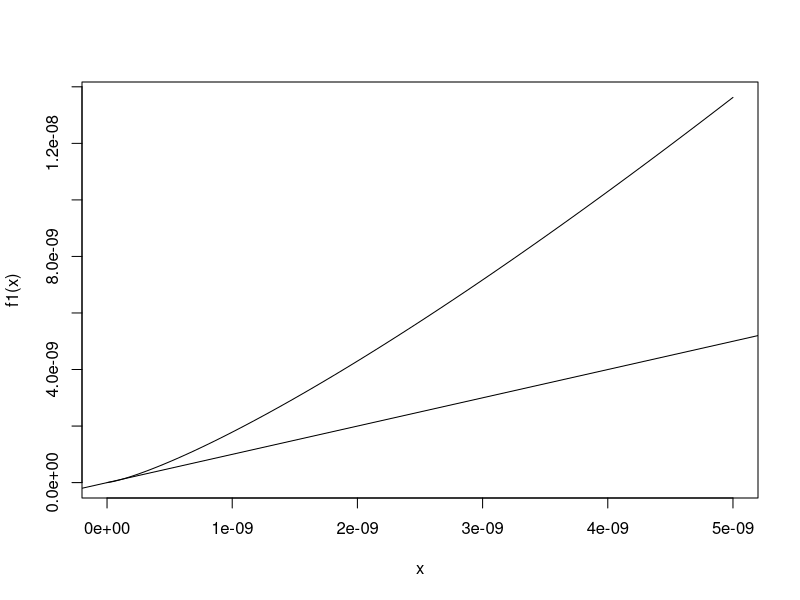
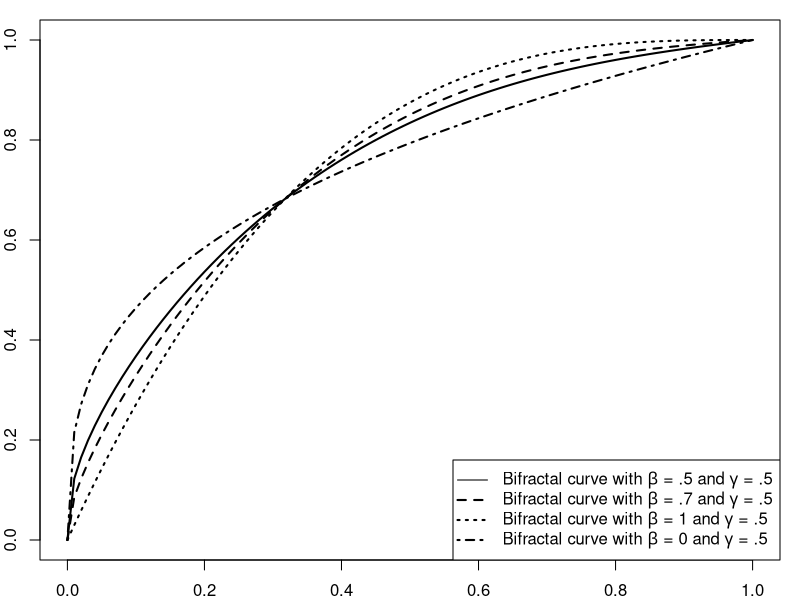
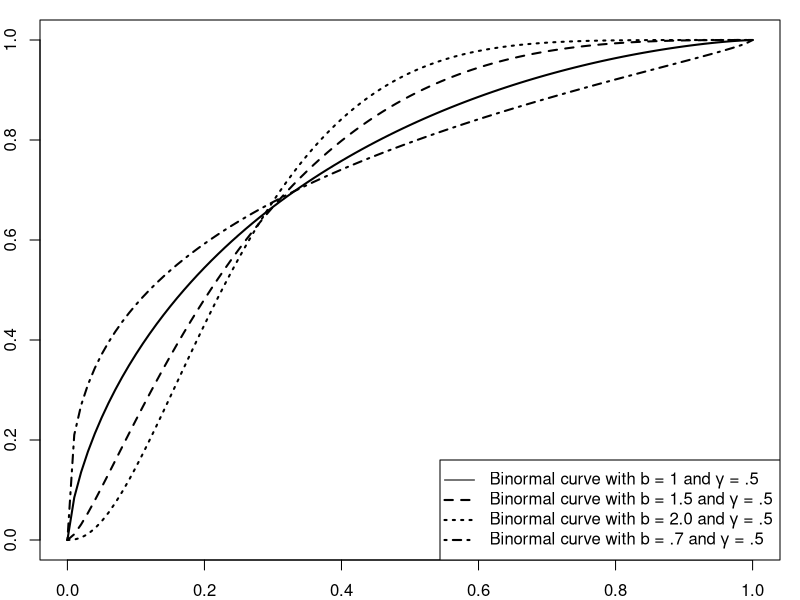
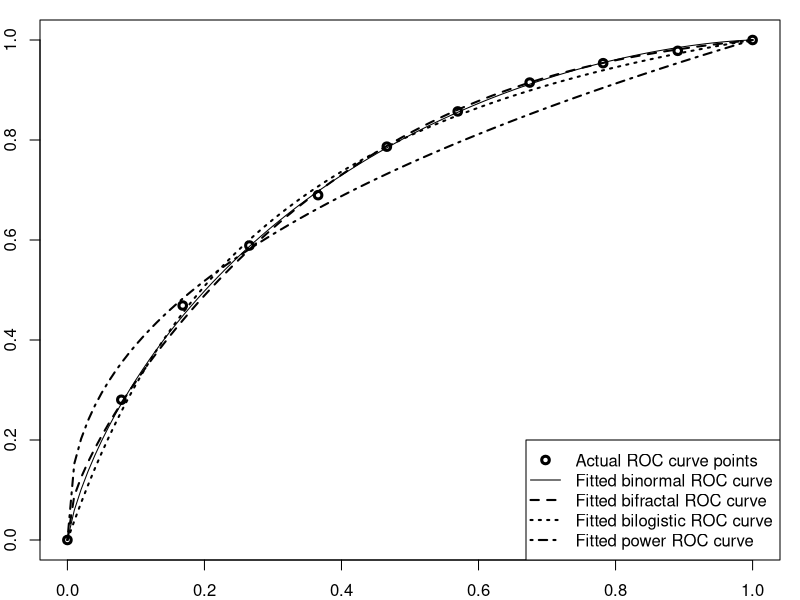
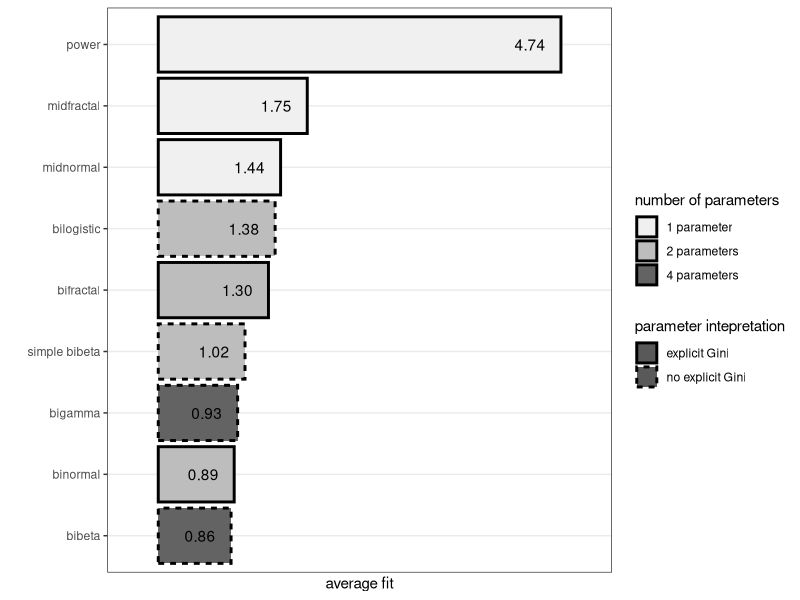
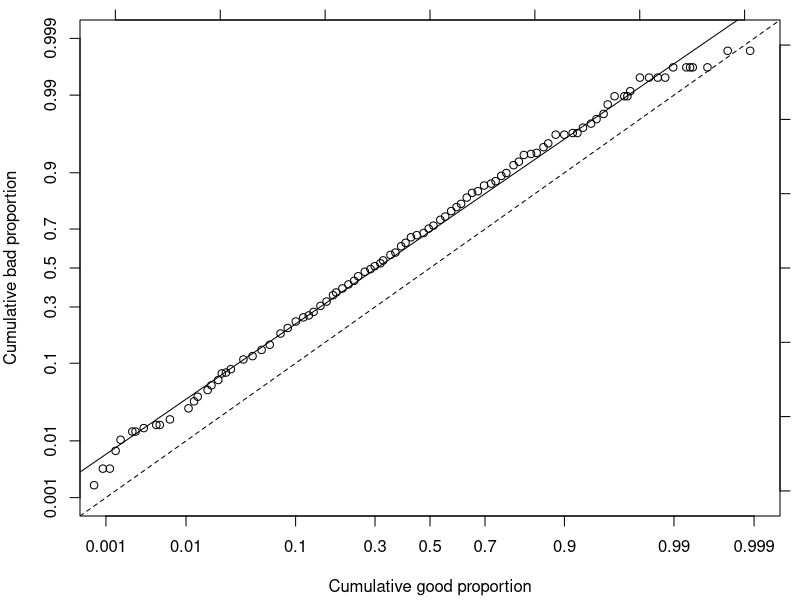
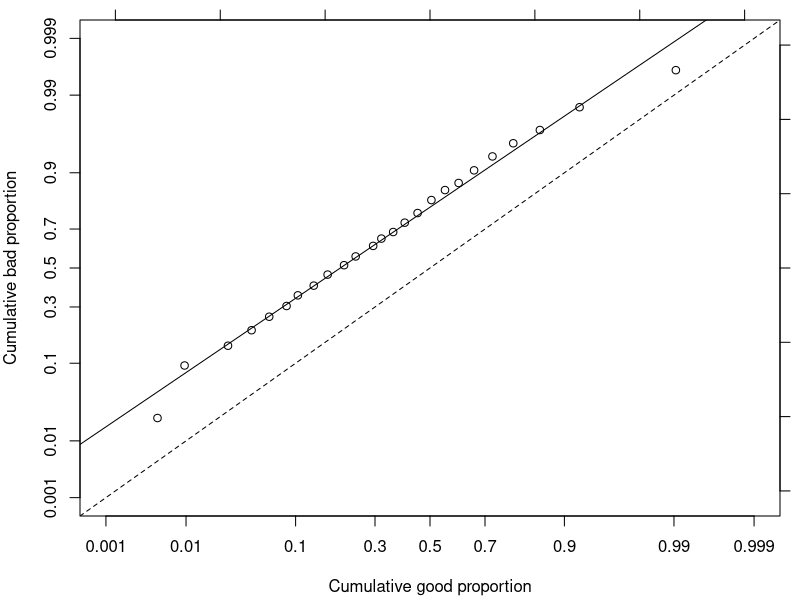
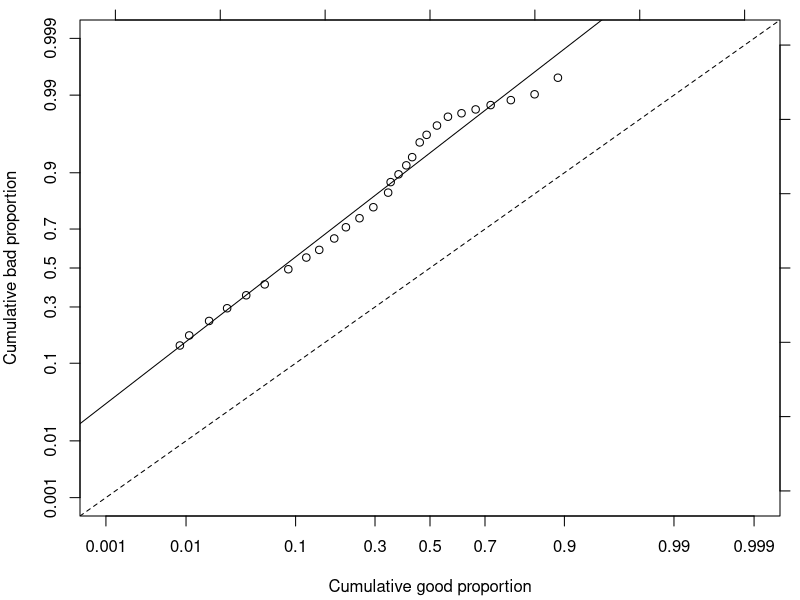

Reproduce these figures in R, in order.
library(ggplot2)
library(ggthemes)
library(gtools)
library("RColorBrewer")
save_figures_flag=TRUE


### ROC curve models

#Bibeta function
FuncBibeta<-function(x, aG, bG, aB, bB){pbeta(qbeta(x,aG,bG),aB,bB)}

#Simplified bibeta function
FuncSBibeta<-function(x, aG, bB){1-(1-x^(1/aG))^bB}

#Bigamma function
FuncBigamma<-function(x, a1, b1, a2, b2){pgamma(qgamma(x,a1,b1),a2,b2)}

#Reformulated binormal function
FuncBinormal<-function(x,b,gamm){pnorm(qnorm((gamm+1)/2)*sqrt(1+b^2)+b*qnorm(x))}

#Bilogistic function
FuncBilogistic<-function(x, a0, a1){1/(1+exp(a1*log(1/x-1)-a0))}

#Power function
FuncPower<-function(x,g){x^((1-g)/(1+g))}

#Bifractal function
FuncBifractal <- function(x,beta,gamm){ (1-beta)*x^((1-gamm)/(1+gamm))+beta*(1-(1-x)^((1+gamm)/(1-gamm)))}

#Midfractal function
FuncMidfractal<-function(x,g){FuncBifractal(x,0.5,g)}

#Midnormal function
FuncMidnormal<-function(x,g){pnorm(qnorm((g+1)/2)*sqrt(2)+qnorm(x))}

#### Data

#Berg 
#https://academic.oup.com/rfs/article/33/7/2845/5568311

BergC_x<-c(0,0.014,0.028,0.044,0.067,0.084,0.11,0.13,0.148,0.174,0.208,0.236,0.262,0.282,0.303,0.321,0.349,0.372,0.392,0.416,0.443,0.469,0.512,0.556,0.591,0.644,0.694,0.745,0.808,0.861,0.895,0.942,0.97,1)
BergC_y<-c(0,0.066,0.111,0.163,0.216,0.249,0.311,0.348,0.384,0.426,0.465,0.5,0.522,0.545,0.571,0.588,0.625,0.649,0.666,0.685,0.706,0.721,0.749,0.78,0.81,0.841,0.867,0.891,0.92,0.941,0.955,0.978,0.988,1)

BergF_x<-c(0,0.016,0.029,0.053,0.084,0.103,0.166,0.251,0.288,0.326,0.367,0.447,0.502,0.588,0.651,0.735,0.844,0.9,0.936,1)
BergF_y<-c(0,0.14,0.204,0.292,0.367,0.403,0.503,0.606,0.631,0.67,0.708,0.76,0.803,0.844,0.882,0.92,0.964,0.976,0.99,1)

#Conolly, 2015, curve I
Conolly_I_x<-c(0, 0.0522522522522522, 0.106306306306306, 0.198198198198198, 0.254054054054054, 0.349549549549549, 0.463063063063063, 0.56036036036036, 0.679279279279279, 0.821621621621621, 1)
Conolly_I_y<-c(0, 0.158433734939758, 0.290361445783132, 0.456626506024096, 0.545180722891565, 0.644578313253011, 0.731325301204818, 0.828915662650601, 0.906626506024095, 0.966265060240963, 1)

#Conolly, 2015, curve II
Conolly_II_x<-c(0, 0.0612612612612612, 0.127927927927927, 0.209009009009009, 0.30990990990991, 0.401801801801802, 0.513513513513513, 0.607207207207207, 0.726126126126126, 0.855855855855856, 1)
Conolly_II_y<-c(0, 0.127710843373493, 0.277710843373493, 0.39156626506024, 0.490963855421686, 0.59578313253012, 0.689759036144577, 0.767469879518071, 0.859638554216866, 0.93012048192771, 1)

#Jennings, 2017
Jennings_x<-c(0, 0.0518404907975459, 0.101533742331288, 0.152147239263803, 0.199999999999999, 0.251533742331288, 0.303987730061349, 0.351840490797546, 0.399693251533742, 0.453987730061349, 0.502760736196319, 0.554294478527607, 0.599386503067484, 0.650920245398773, 0.709815950920245, 0.75122699386503, 0.805521472392638, 0.851533742331288, 0.902147239263803, 0.949079754601227, 1)
Jennings_y<-c(0, 0.257337883959044, 0.390443686006826, 0.490784982935153, 0.570648464163822, 0.642320819112628, 0.699658703071672, 0.746757679180887, 0.787713310580204, 0.82457337883959, 0.855290102389078, 0.879863481228669, 0.900341296928328, 0.920819112627986, 0.941296928327645, 0.951535836177474, 0.967918088737201, 0.978156996587031, 0.98839590443686, 0.994539249146758, 1)

#Hahm & Lee
HahmA_x<-c(0, 0, 0, 0.001, 0.003, 0.007, 0.014, 0.031, 0.074, 0.135, 0.257, 0.648, 0.918, 0.997, 1)
HahmA_y<-c(0, 0.003, 0.016, 0.049, 0.097, 0.178, 0.291, 0.414, 0.576, 0.689, 0.790, 0.945, 0.993, 1, 1)

HahmB_x<-c(0, 0, 0, 0, 0, 0.002, 0.0067, 0.015, 0.035, 0.073, 0.138, 0.268, 0.528, 0.735, 0.953, 0.997, 1)
HahmB_y<-c(0, 0, 0.001, 0.009, 0.036, 0.092, 0.184, 0.305, 0.438, 0.584, 0.720, 0.845, 0.947, 0.983, 0.998, 1, 1)

#Iyer https://www.nber.org/system/files/working_papers/w15242/w15242.pdf
Iyer_x<-c(0,0.013,0.045,0.079,0.115,0.188,0.255,0.309,0.353,0.404,0.44,0.479,0.518,0.565,0.622,0.672,0.728,0.779,0.828,0.878,0.934,1)
Iyer_y<-c(0,0.079,0.191,0.303,0.398,0.528,0.618,0.685,0.721,0.769,0.807,0.829,0.856,0.89,0.917,0.933,0.955,0.971,0.982,0.991,0.996,1)


# Řezáč & Řezáč, 2011
Rezac_x<-c(0, 0.0787195044874226, 0.168284666919479, 0.265630135254709, 0.365845025913285, 0.466198963468588, 0.569681456200227, 0.674668183541904, 0.781885981544685, 0.890766021994691, 1) 
Rezac_y<-c(0, 0.280469503698146, 0.468967735019831, 0.588969878872334, 0.689677350198306, 0.786686675956694, 0.857165826991103, 0.914889055632972, 0.953639189623754, 0.978347089720227, 1) 

RezacB_x<-c(0, 0.00468032, 0.00963357, 0.0270328, 0.0444337, 0.0626033, 0.0856843, 0.103838, 0.133772, 0.164513, 0.206242, 0.239203, 0.29389, 0.321474, 0.362724, 0.404795, 0.452942, 0.505316, 0.556843, 0.607544, 0.662868, 0.724255, 0.786363, 0.852627, 0.923084, 0.99047, 1) 
RezacB_y<-c(0, 0.0217549, 0.0947614, 0.147811, 0.201159, 0.255997, 0.30458, 0.356439, 0.406218, 0.464639, 0.515022, 0.561823, 0.616981, 0.653946, 0.685854, 0.729085, 0.770234, 0.819729, 0.852835, 0.873723, 0.905639, 0.933388, 0.953389, 0.968327, 0.984757, 0.996121, 1) 

#Wojcicki & Migut
Wojcicki_x<-c(0, 0.00180075, 0.0103416, 0.0236013, 0.0394678, 0.0582724, 0.0862182, 0.125754, 0.159735, 0.200729, 0.256747, 0.303452, 0.35555, 0.413357, 0.464957, 0.514596, 0.565211, 0.618765, 0.674278, 0.729626, 0.788731, 0.847508, 0.914449, 1) 
Wojcicki_y<-c(0, 0.0148117, 0.171101, 0.279015, 0.370014, 0.45917, 0.543327, 0.620904, 0.68974, 0.732154, 0.7873, 0.82259, 0.871643, 0.905376, 0.931954, 0.950065, 0.959189, 0.968056, 0.976135, 0.979454, 0.988072, 0.992458, 0.999774, 1) 

#Tobback & Martens, 2017
Tobback_x<-c(0, 0.00853731343283581, 0.0108412483039348, 0.0175902306648574, 0.0265210312075983, 0.0398398914518317, 0.0574979647218452, 0.0883364993215739, 0.119109905020352, 0.145438263229308, 0.180559023066485, 0.211299864314789, 0.250719131614654, 0.294518317503392, 0.34488738127544, 0.353728629579376, 0.38216553595658, 0.410602442333785, 0.432477611940298, 0.460922659430122, 0.487137042062415, 0.526442333785617, 0.567921302578019, 0.618111261872456, 0.668301221166892, 0.718491180461329, 0.779590230664857, 0.840689280868385, 0.888705563093622, 1)
Tobback_y<-c(0, 0.148507462686567, 0.182089552238805, 0.238059701492537, 0.294029850746268, 0.356716417910447, 0.412686567164179, 0.493283582089552, 0.555970149253731, 0.596268656716418, 0.654477611940298, 0.70820895522388, 0.748507462686567, 0.793283582089552, 0.844776119402985, 0.876119402985074, 0.896268656716418, 0.916417910447761, 0.932089552238806, 0.954477611940298, 0.963432835820895, 0.972388059701492, 0.97910447761194, 0.98134328358209, 0.983582089552239, 0.985820895522388, 0.988059701492537, 0.990298507462687, 0.994776119402985, 1)

#ModelA1
A1_x<-c(0, 0.000679655641141822, 0.000906207521522429, 0.00113275940190304, 0.00135931128228364, 0.00158586316266425, 0.00226551880380607, 0.00249207068418668, 0.0031717263253285, 0.00453103760761214, 0.00498414136837336, 0.00657000453103761, 0.0106479383778885, 0.0122338015405528, 0.0133665609424558, 0.0169913910285455, 0.0185772541912098, 0.0217489805165383, 0.0235613955595831, 0.0258269143633892, 0.0287720888083371, 0.0376076121431808, 0.0453103760761214, 0.0541458994109651, 0.0632079746261894, 0.0770276393294064, 0.0874490258269144, 0.100362483008609, 0.113502492070684, 0.123923878568192, 0.133439057544178, 0.148164929768917, 0.161984594472134, 0.177616674218396, 0.185319438151337, 0.201857725419121, 0.218396012686905, 0.234707748074309, 0.246714997734481, 0.267104666968736, 0.285228817399184, 0.299048482102401, 0.318078840054372, 0.327820570910739, 0.353194381513367, 0.370865428183054, 0.391481649297689, 0.407793384685093, 0.427956502038967, 0.449705482555505, 0.475758948799275, 0.495015858631627, 0.513140009062075, 0.539193475305845, 0.557544177616674, 0.580199365654735, 0.599909379247848, 0.616447666515632, 0.637063887630267, 0.655867693701858, 0.676030811055732, 0.697100135931128, 0.719755323969189, 0.734254644313548, 0.751699139102855, 0.766651563207975, 0.78726778432261, 0.801540552786588, 0.814680561848663, 0.832351608518351, 0.845491617580426, 0.860444041685546, 0.870185772541912, 0.884685092886271, 0.899864068871772, 0.913230629814227, 0.920027186225646, 0.927729950158586, 0.937698232895333, 0.943815133665609, 0.951064793837789, 0.954916175804259, 0.960806524694155, 0.968056184866334, 0.97009515178976, 0.971907566832805, 0.977344811961939, 0.981649297689171, 0.98504757589488, 0.987539646579067, 0.989805165382873, 0.992750339827821, 0.993429995468962, 0.993883099229724, 0.995922066153149, 0.997734481196194, 0.998867240598097, 0.999093792478478, 0.999546896239239, 0.999773448119619, 1)
A1_y<-c(0, 0.00173310225303293, 0.00346620450606586, 0.00346620450606586, 0.00693240901213172, 0.0103986135181976, 0.0138648180242634, 0.0138648180242634, 0.0155979202772964, 0.0173310225303293, 0.0173310225303293, 0.0207972270363951, 0.0294627383015598, 0.0363951473136915, 0.0415944540727903, 0.0502599653379549, 0.0571923743500867, 0.0658578856152513, 0.0779896013864818, 0.0797227036395147, 0.0866551126516465, 0.109185441941075, 0.117850953206239, 0.135181975736568, 0.150779896013865, 0.188908145580589, 0.209705372616984, 0.235701906412478, 0.253032928942808, 0.261698440207972, 0.277296360485269, 0.305025996533795, 0.325823223570191, 0.357019064124783, 0.370883882149047, 0.391681109185442, 0.412478336221837, 0.431542461005199, 0.45580589254766, 0.480069324090121, 0.493934142114385, 0.509532062391681, 0.525129982668977, 0.540727902946274, 0.570190641247834, 0.582322357019064, 0.61525129982669, 0.632582322357019, 0.660311958405546, 0.670710571923744, 0.681109185441941, 0.701906412478336, 0.7157712305026, 0.741767764298094, 0.755632582322357, 0.778162911611785, 0.793760831889081, 0.805892547660312, 0.82842287694974, 0.844020797227036, 0.849220103986135, 0.866551126516464, 0.871750433275563, 0.878682842287695, 0.892547660311958, 0.89948006932409, 0.916811091854419, 0.923743500866551, 0.935875216637782, 0.937608318890815, 0.939341421143847, 0.948006932409012, 0.953206239168111, 0.963604852686308, 0.963604852686308, 0.965337954939341, 0.965337954939341, 0.97053726169844, 0.974003466204506, 0.977469670710572, 0.980935875216638, 0.986135181975737, 0.989601386481802, 0.989601386481802, 0.989601386481802, 0.991334488734835, 0.994800693240901, 0.994800693240901, 0.994800693240901, 0.994800693240901, 0.996533795493934, 0.996533795493934, 0.996533795493934, 0.996533795493934, 0.996533795493934, 0.998266897746967, 0.998266897746967, 1, 1, 1, 1)

#ModelA2
A2_y<-c(0, 0.0015017833677492, 0.00168950628871785, 0.00206495213065515, 0.00281584381452975, 0.0030035667354984, 0.00319128965646705, 0.0033790125774357, 0.00412990426131031, 0.00431762718227896, 0.00450535010324761, 0.00525624178712221, 0.00544396470809086, 0.00563168762905951, 0.00694574807584006, 0.00713347099680871, 0.00750891683874601, 0.00807208560165196, 0.00825980852262061, 0.00863525436455791, 0.00938614604843251, 0.00994931481133846, 0.0108879294161817, 0.0116388211000563, 0.011826544021025, 0.0135160503097428, 0.0152055565984607, 0.0161441712033039, 0.0168950628871785, 0.0176459545710531, 0.0182091233339591, 0.019335460859771, 0.0197109067017083, 0.0200863525436456, 0.0208372442275202, 0.0210249671484888, 0.0229021963581753, 0.0232776422001126, 0.0244039797259245, 0.0255303172517364, 0.0264689318565797, 0.0272198235404543, 0.0274075464614229, 0.0289093298291721, 0.0298479444340154, 0.0309742819598273, 0.0326637882485451, 0.0339778486953257, 0.0352919091421063, 0.0360428008259809, 0.038107752956636, 0.0399849821663225, 0.0405481509292285, 0.0428008259808523, 0.0435517176647269, 0.0465552844002253, 0.0471184531631312, 0.049371128214755, 0.0504974657405669, 0.0523746949502534, 0.0540642012389713, 0.0555659846067205, 0.0583818284212502, 0.0600713347099681, 0.0613853951567486, 0.0638257931293411, 0.064952130655153, 0.06814342031162, 0.0711469870471185, 0.0745259996245542, 0.0769663975971466, 0.0790313497278018, 0.0820349164633002, 0.0833489769100807, 0.0859770978036418, 0.0886052186972029, 0.0914210625117327, 0.0938614604843251, 0.0976159189036981, 0.101182654402103, 0.105875727426319, 0.107752956636005, 0.110944246292472, 0.113947813027971, 0.117702271447344, 0.120330392340905, 0.123897127839309, 0.126712971653839, 0.129528815468369, 0.134409611413554, 
        0.137600901070021, 0.141167636568425, 0.143983480382955, 0.148113384644265, 0.153181903510419, 0.15712408485076, 0.160503097428196, 0.16275577247982, 0.16688567674113, 0.170452412239534, 0.173268256054064, 0.176084099868594, 0.179087666604092, 0.181528064576685, 0.185470245917026, 0.190351041862211, 0.195607283649334, 0.199924910831613, 0.204993429697766, 0.209123333959076, 0.213816406983293, 0.219823540454289, 0.224892059320443, 0.229209686502722, 0.23502909705275, 0.240097615918904, 0.246855641073775, 0.253050497465741, 0.260371691383518, 0.266941993617421, 0.272385958325512, 0.279894875164258, 0.283086164820725, 0.286652900319129, 0.291158250422377, 0.29622676928853, 0.30035667354984, 0.304298854890182, 0.309555096677304, 0.313685000938615, 0.320630749014455, 0.325699267880608, 0.331143232588699, 0.33790125774357, 0.343157499530693, 0.349164633001689, 0.353482260183968, 0.361178899943683, 0.365684250046931, 0.37131593767599, 0.375633564858269, 0.379388023277642, 0.384831987985733, 0.391214567298667, 0.396470809085789, 0.402853388398723, 0.409611413553595, 0.414867655340717, 0.421250234653651, 0.428195982729491, 0.434015393279519, 0.441712033039234, 0.447719166510231, 0.452412239534447, 0.458794818847381, 0.463300168950629, 0.467993241974845, 0.475126712971654, 0.481509292284588, 0.489769100807209, 0.49371128214755, 0.501783367749202, 0.506100994931481, 0.513985357612164, 0.519992491083161, 0.525811901633189, 0.532006758025155, 0.535385770602591, 0.541392904073587, 0.54664914586071, 0.552656279331706, 0.559789750328515, 0.5646705462737, 0.574619861085038, 0.580063825793129, 0.588699080157687, 0.594330767786747, 0.600713347099681, 0.608785432701333, 0.61329078280458, 0.619297916275577, 0.621550591327201, 0.629247231086916, 0.635442087478881, 0.639571991740192, 0.64952130655153, 0.654402102496715, 0.661160127651586, 0.667167261122583, 0.672986671672611, 0.679744696827483, 
        0.685376384456542, 0.693073024216257, 0.698329266003379, 0.706589074526, 0.711469870471184, 0.718040172705087, 0.722545522808335, 0.726487704148677, 0.736061573118078, 0.740379200300357, 0.74544771916651, 0.75239346724235, 0.758212877792378, 0.76628496339403, 0.772667542706964, 0.779050122019899, 0.783555472123146, 0.788436268068331, 0.79556973906514, 0.798573305800638, 0.804955885113572, 0.807584006007133, 0.81359113947813, 0.818659658344284, 0.822601839684626, 0.824854514736249, 0.829359864839497, 0.835742444152431, 0.837995119204055, 0.842500469307302, 0.846818096489581, 0.850760277829923, 0.855077905012202, 0.857330580063826, 0.862586821850948, 0.865590388586446, 0.869720292847757, 0.874225642951004, 0.878355547212315, 0.884925849446217, 0.888868030786559, 0.892997935047869, 0.896752393467242, 0.902196358175333, 0.904261310305988, 0.905763093673738, 0.907828045804393, 0.909705275014079, 0.913459733433452, 0.915900131406045, 0.917589637694763, 0.919654589825418, 0.923033602402853, 0.927538952506101, 0.932419748451286, 0.935047869344847, 0.938051436080345, 0.940116388211001, 0.942744509104562, 0.945372629998123, 0.949127088417496, 0.950253425943308, 0.951567486390088, 0.951942932232026, 0.952130655152994, 0.953444715599775, 0.954195607283649, 0.954758776046555, 0.956260559414304, 0.957574619861085, 0.958888680307866, 0.960015017833677, 0.961141355359489, 0.962079969964333, 0.96245541580627, 0.963206307490145, 0.963394030411113, 0.963769476253051, 0.965458982541768, 0.966022151304674, 0.967336211751455, 0.968274826356298, 0.969588886803079, 0.970339778486953, 0.971090670170828, 0.971841561854702, 0.972404730617608, 0.97353106814342, 0.974094236906326, 0.974845128590201, 0.976159189036981, 0.976722357799887, 0.977285526562793, 0.977660972404731, 0.978036418246668, 0.978224141167637, 0.978787309930543, 0.978975032851511, 0.97916275577248, 0.98047681621926, 0.980664539140229, 
        0.981603153745072, 0.982166322507978, 0.982166322507978, 0.982917214191853, 0.983104937112821, 0.984231274638633, 0.984418997559602, 0.985545335085414, 0.985920780927351, 0.986671672611226, 0.987610287216069, 0.987985733058006, 0.988173455978975, 0.988736624741881, 0.989299793504787, 0.989675239346724, 0.989862962267693, 0.989862962267693, 0.990613853951568, 0.990801576872536, 0.991177022714473, 0.991364745635442, 0.991552468556411, 0.991740191477379, 0.991927914398348, 0.992491083161254, 0.99305425192416, 0.993617420687066, 0.993992866529003, 0.994180589449972, 0.99436831237094, 0.994743758212878, 0.994931481133846, 0.995682372817721, 0.995682372817721, 0.99587009573869, 0.996433264501596, 0.996433264501596, 0.996620987422564, 0.996808710343533, 0.996996433264502, 0.99718415618547, 0.997371879106439, 0.997559602027408, 1)
A2_x<-c(0, 0.00141843971631206, 0.00141843971631206, 0.00141843971631206, 0.00141843971631206, 0.00141843971631206, 0.00141843971631206, 0.00141843971631206, 0.00141843971631206, 0.00141843971631206, 0.00141843971631206, 0.00141843971631206, 0.00141843971631206, 0.00141843971631206, 0.00141843971631206, 0.00141843971631206, 0.00141843971631206, 0.00141843971631206, 0.00141843971631206, 0.00141843971631206, 0.00141843971631206, 0.00141843971631206, 0.00141843971631206, 0.00141843971631206, 0.00141843971631206, 0.00141843971631206, 0.00141843971631206, 0.00141843971631206, 0.00141843971631206, 0.00141843971631206, 0.00141843971631206, 0.00141843971631206, 0.00141843971631206, 0.00141843971631206, 0.00141843971631206, 0.00141843971631206, 0.00283687943262411, 0.00283687943262411, 0.00283687943262411, 0.00283687943262411, 0.00283687943262411, 0.00283687943262411, 0.00283687943262411, 0.00283687943262411, 0.00283687943262411, 0.00425531914893617, 0.00567375886524823, 0.00567375886524823, 0.00567375886524823, 0.00709219858156028,         0.00709219858156028, 0.00709219858156028, 0.00709219858156028, 0.00709219858156028, 0.00709219858156028, 0.0113475177304965, 0.0113475177304965, 0.0113475177304965, 0.0141843971631206, 0.0141843971631206, 0.0156028368794326, 0.0184397163120567, 0.0198581560283688, 0.0198581560283688, 0.0198581560283688, 0.0198581560283688, 0.0198581560283688, 0.0198581560283688, 0.0198581560283688, 0.0198581560283688, 0.0212765957446809, 0.0226950354609929, 0.0226950354609929, 0.0226950354609929, 0.024113475177305, 0.024113475177305, 0.024113475177305, 0.025531914893617, 0.0269503546099291, 0.0283687943262411, 0.0283687943262411, 0.0283687943262411, 0.0297872340425532, 0.0297872340425532, 0.0312056737588652, 0.0312056737588652, 0.0326241134751773, 0.0354609929078014, 0.0368794326241135, 0.0411347517730496, 0.0411347517730496, 0.0425531914893617, 
        0.0468085106382979, 0.0468085106382979, 0.0468085106382979, 0.049645390070922, 0.0524822695035461, 0.0553191489361702, 0.0553191489361702, 0.0581560283687943, 0.0609929078014184, 0.0609929078014184, 0.0624113475177305, 0.0652482269503546, 0.0652482269503546, 0.0652482269503546, 0.0652482269503546, 0.0709219858156028, 0.0723404255319149, 0.0765957446808511, 0.0794326241134752, 0.0808510638297872, 0.0822695035460993, 0.0865248226950355, 0.0879432624113475, 0.0893617021276596, 0.0950354609929078, 0.0950354609929078, 0.0978723404255319, 0.100709219858156, 0.104964539007092, 0.109219858156028, 0.109219858156028, 0.11063829787234, 0.11063829787234, 0.114893617021277, 0.119148936170213, 0.121985815602837, 0.121985815602837, 0.127659574468085, 0.134751773049645, 0.13758865248227, 0.140425531914894, 0.141843971631206, 0.15177304964539, 0.15177304964539, 0.154609929078014, 0.160283687943262, 0.163120567375887, 0.164539007092199, 0.168794326241135, 0.173049645390071, 0.175886524822695, 0.178723404255319, 0.185815602836879, 0.191489361702128, 0.197163120567376, 0.204255319148936, 0.205673758865248, 0.211347517730496, 0.215602836879433, 0.218439716312057, 0.228368794326241, 0.236879432624113, 0.242553191489362, 0.249645390070922, 0.25531914893617, 0.259574468085106, 0.263829787234043, 0.269503546099291, 0.275177304964539, 0.280851063829787, 0.282269503546099, 0.286524822695035, 0.292198581560284, 0.299290780141844, 0.300709219858156, 0.302127659574468, 0.312056737588652, 0.319148936170213, 0.321985815602837, 0.330496453900709, 0.333333333333333, 0.334751773049645, 0.336170212765957, 0.339007092198582, 0.347517730496454, 0.353191489361702, 0.361702127659574, 0.365957446808511, 0.368794326241135, 0.373049645390071, 0.375886524822695, 0.385815602836879, 0.391489361702128, 0.401418439716312, 0.40709219858156, 0.417021276595745, 0.425531914893617, 0.439716312056738, 0.443971631205674, 
        0.446808510638298, 0.452482269503546, 0.466666666666667, 0.476595744680851, 0.485106382978723, 0.486524822695035, 0.493617021276596, 0.495035460992908, 0.509219858156028, 0.516312056737589, 0.519148936170213, 0.526241134751773, 0.531914893617021, 0.54468085106383, 0.554609929078014, 0.560283687943262, 0.564539007092199, 0.575886524822695, 0.577304964539007, 0.580141843971631, 0.588652482269504, 0.597163120567376, 0.602836879432624, 0.612765957446809, 0.621276595744681, 0.632624113475177, 0.638297872340426, 0.642553191489362, 0.651063829787234, 0.660992907801418, 0.670921985815603, 0.678014184397163, 0.683687943262411, 0.692198581560284, 0.709219858156028, 0.714893617021277, 0.723404255319149, 0.726241134751773, 0.730496453900709, 0.740425531914894, 0.746099290780142, 0.750354609929078, 0.753191489361702, 0.761702127659574, 0.771631205673759, 0.777304964539007, 0.780141843971631, 0.782978723404255, 0.785815602836879, 0.79290780141844, 0.797163120567376, 0.80709219858156, 0.814184397163121, 0.818439716312057, 0.834042553191489, 0.835460992907801, 0.84113475177305, 0.845390070921986, 0.851063829787234, 0.859574468085106, 0.870921985815603, 0.872340425531915, 0.872340425531915, 0.873758865248227, 0.876595744680851, 0.880851063829787, 0.882269503546099, 0.883687943262411, 0.890780141843972, 0.890780141843972, 0.89645390070922, 0.897872340425532, 0.899290780141844, 0.900709219858156, 0.900709219858156, 0.900709219858156, 0.906382978723404, 0.91063829787234, 0.912056737588652, 0.913475177304965, 0.914893617021277, 0.916312056737589, 0.916312056737589, 0.920567375886525, 0.923404255319149, 0.924822695035461, 0.924822695035461, 0.933333333333333, 0.933333333333333, 0.933333333333333, 0.934751773049645, 0.934751773049645, 0.936170212765957, 0.936170212765957, 0.941843971631206, 0.941843971631206, 0.943262411347518, 0.946099290780142, 0.946099290780142, 0.948936170212766, 
        0.948936170212766, 0.950354609929078, 0.950354609929078, 0.953191489361702, 0.956028368794326, 0.956028368794326, 0.956028368794326, 0.956028368794326, 0.956028368794326, 0.957446808510638, 0.95886524822695, 0.964539007092199, 0.967375886524823, 0.970212765957447, 0.971631205673759, 0.971631205673759, 0.971631205673759, 0.973049645390071, 0.974468085106383, 0.974468085106383, 0.978723404255319, 0.978723404255319, 0.978723404255319, 0.981560283687943, 0.981560283687943, 0.982978723404255, 0.982978723404255, 0.984397163120567, 0.985815602836879, 0.985815602836879, 0.987234042553191, 0.987234042553191, 0.987234042553191, 0.987234042553191, 0.988652482269504, 0.990070921985816, 0.991489361702128, 0.99290780141844, 0.994326241134752, 0.995744680851064, 0.995744680851064, 0.998581560283688, 0.998581560283688, 0.998581560283688, 0.998581560283688, 1)

#ModelB1
B1_x<-c(0, 0.00199236260999502, 0.00249045326249377, 0.00282251369749294, 0.00315457413249211, 
        0.00365266478499087, 0.00398472521999004, 0.00415075543748962, 0.00464884608998838, 
        0.00514693674248713, 0.00630914826498423, 0.00680723891748298, 0.00713929935248215, 
        0.00730532956998174, 0.00813548065747966, 0.00929769217997676, 0.0102938734849743, 
        0.0112900547899718, 0.0129503569649676, 0.0149427195749626, 0.0159389008799602, 
        0.0169350821849577, 0.0177652332724556, 0.0189274447949527, 0.0192595052299519, 
        0.0207537771874481, 0.0222480491449444, 0.0288892578449278, 0.0313797111074215, 
        0.0320438319774199, 0.0347003154574132, 0.0355304665449112, 0.0365266478499087, 
        0.0380209198074049, 0.039183131329902, 0.0421716752448946, 0.0438319774198904, 
        0.0448281587248879, 0.0456583098123859, 0.0473186119873817, 0.0484808235098788, 
        0.050805246554873, 0.0537937904698655, 0.054789971774863, 0.0564502739498589, 
        0.0577785156898556, 0.0597708782998506, 0.0610991200398473, 0.0622613315623443, 
        0.0639216337373402, 0.0667441474348331, 0.0698987215673253, 0.0722231446123194, 
        0.0737174165698157, 0.0755437489623111, 0.0775361115723062, 0.0881620454922796, 
        0.0909845591897725, 0.0926448613647684, 0.0946372239747634, 0.105595218329736, 
        0.114062759422215, 0.115224970944712, 0.118213514859704, 0.121368088992197, 
        0.12419060268969, 0.12784326747468, 0.130499750954674, 0.132658143782168, 0.134318445957164, 
        0.140959654657148, 0.143616138137141, 0.146604682052133, 0.149427195749626, 0.154740162709613, 
        0.157894736842105, 0.162377552714594, 0.167690519674581, 0.171177154242072, 0.175161879462062, 
        0.18811223642703, 0.19591565664951, 0.200730532956998, 0.209198074049477, 0.213348829486967, 
        0.216835464054458, 0.230449941889424, 0.234102606674415, 0.25585256516686, 0.264486136476839, 
        0.269467043001826, 0.275610161049311, 0.285738004316786, 0.302507056284244, 0.306823841939233, 
        0.312800929769218, 0.317781836294206, 0.322264652166694, 0.326581437821684, 0.336543250871659, 
        0.341856217831645, 0.347667275444131, 0.357297028059107, 0.364768387846588, 0.374896231114063, 
        0.380873318944048, 0.384692013946538, 0.391333222646522, 0.399468703304001, 0.407272123526482, 
        0.413415241573966, 0.417898057446455, 0.423044994188942, 0.42785987049643, 0.432674746803918, 
        0.439315955503902, 0.445293043333887, 0.465548729868836, 0.470529636393824, 0.476506724223809, 
        0.481985721401295, 0.488792960318778, 0.494604017931264, 0.516686036858708, 0.537771874481156, 
        0.543416901876141, 0.548895899053628, 0.566495102108584, 0.572970280591068, 0.578117217333555, 
        0.588411090818529, 0.609995019093475, 0.61613813714096, 0.632741158890918, 0.64403121368089, 
        0.64818196911838, 0.68819525153578, 0.697825004150755, 0.760750456583098, 0.764901212020588, 
        0.798771376390503, 0.81205379379047, 0.81587248879296, 0.823509878797941, 0.881786485140296, 
        0.906691017765233, 0.993192761082517, 1)
B1_y<-c(0, 0.0285714285714286, 0.0357142857142857, 0.0428571428571429, 0.0571428571428571, 
        0.0642857142857143, 0.0678571428571429, 0.0714285714285714, 0.0785714285714286, 
        0.0821428571428571, 0.0928571428571429, 0.0964285714285714, 0.1, 0.114285714285714, 
        0.132142857142857, 0.135714285714286, 0.139285714285714, 0.146428571428571, 0.153571428571429,
        0.164285714285714, 0.167857142857143, 0.171428571428571, 0.178571428571429, 0.189285714285714, 
        0.196428571428571, 0.203571428571429, 0.210714285714286, 0.214285714285714, 0.225, 
        0.228571428571429, 0.239285714285714, 0.242857142857143, 0.25, 0.257142857142857, 
        0.260714285714286, 0.264285714285714, 0.267857142857143, 0.278571428571429, 0.282142857142857, 
        0.285714285714286, 0.3, 0.310714285714286, 0.317857142857143, 0.328571428571429, 0.339285714285714,
        0.342857142857143, 0.353571428571429, 0.367857142857143, 0.375, 0.378571428571429, 
        0.382142857142857, 0.385714285714286, 0.392857142857143, 0.396428571428571, 
        0.407142857142857, 0.417857142857143, 0.428571428571429, 0.432142857142857, 0.442857142857143, 
        0.45, 0.464285714285714, 0.475, 0.482142857142857, 0.485714285714286, 0.489285714285714, 
        0.492857142857143, 0.5, 0.507142857142857, 0.514285714285714, 0.521428571428571, 0.525, 
        0.528571428571429, 0.539285714285714, 0.542857142857143, 0.55, 0.560714285714286, 
        0.564285714285714, 0.578571428571429, 0.582142857142857, 0.6, 0.607142857142857, 
        0.617857142857143, 0.628571428571429, 0.635714285714286, 0.646428571428571, 0.660714285714286, 
        0.667857142857143, 0.671428571428571, 0.682142857142857, 0.689285714285714, 0.692857142857143, 
        0.696428571428571, 0.703571428571429, 0.714285714285714, 0.721428571428571, 0.728571428571429, 
        0.732142857142857, 0.739285714285714, 0.742857142857143, 0.75, 0.757142857142857, 
        0.760714285714286, 0.771428571428571, 0.775, 0.782142857142857, 0.789285714285714, 
        0.796428571428571, 0.8, 0.803571428571429, 0.814285714285714, 0.817857142857143, 0.825,
        0.828571428571429, 0.839285714285714, 0.842857142857143, 0.846428571428571, 0.85, 
        0.857142857142857, 0.864285714285714, 0.867857142857143, 0.871428571428571, 0.875, 
        0.882142857142857, 0.885714285714286, 0.889285714285714, 0.896428571428571, 0.9, 
        0.907142857142857, 0.910714285714286, 0.925, 0.928571428571429, 0.932142857142857, 
        0.939285714285714, 0.942857142857143, 0.946428571428571, 0.95, 0.957142857142857, 
        0.967857142857143, 0.971428571428571, 0.975, 0.978571428571429, 0.982142857142857, 
        0.985714285714286, 0.989285714285714, 0.992857142857143, 0.996428571428571, 1, 1)

#ModelB2
B2_x<-c(0, 0.00228050171037628, 0.0136830102622577, 0.0171037628278221, 0.0182440136830103, 
        0.0228050171037628, 0.0273660205245154, 0.0307867730900798, 0.0364880273660205, 
        0.0387685290763968, 0.0444697833523375, 0.0456100342075257, 0.0478905359179019, 
        0.0490307867730901, 0.0501710376282782, 0.0547320410490308, 0.0570125427594071, 
        0.0638540478905359, 0.0672748004561003, 0.0695553021664766, 0.0718358038768529, 
        0.0741163055872292, 0.0775370581527936, 0.0843785632839225, 0.0877993158494869, 
        0.100342075256556, 0.101482326111745, 0.103762827822121, 0.114025085518814, 0.118586088939567, 
        0.119726339794755, 0.120866590649943, 0.124287343215507, 0.133409350057013, 0.134549600912201, 
        0.135689851767389, 0.137970353477765, 0.151653363740023, 0.163055872291904, 0.171037628278221, 
        0.173318129988597, 0.174458380843786, 0.183580387685291, 0.19612314709236, 0.197263397947548, 
        0.199543899657925, 0.205245153933865, 0.221208665906499, 0.269099201824401, 0.313568985176739, 
        0.31927023945268, 0.326111744583808, 0.329532497149373, 0.33751425313569, 0.343215507411631, 
        0.347776510832383, 0.354618015963512, 0.371721778791334, 0.378563283922463, 0.394526795895097, 
        0.40478905359179, 0.591790193842645, 0.706955530216648, 0.769669327251995, 0.818700114025085, 
        0.868871151653364, 1)

B2_y<-c(0, 0.078125, 0.171875, 0.1953125, 0.2109375, 0.2421875, 0.25, 0.265625, 0.2734375, 0.296875, 
        0.3125, 0.3203125, 0.3359375, 0.3671875, 0.390625, 0.40625, 0.421875, 0.4296875, 0.4375, 
        0.4609375, 0.4765625, 0.484375, 0.4921875, 0.515625, 0.5234375, 0.5390625, 0.546875, 
        0.5546875, 0.578125, 0.59375, 0.6015625, 0.609375, 0.6171875, 0.65625, 0.6640625, 0.671875, 
        0.6953125, 0.7265625, 0.7421875, 0.75, 0.7578125, 0.765625, 0.7734375, 0.796875, 0.8046875, 
        0.8125, 0.8203125, 0.828125, 0.84375, 0.8515625, 0.859375, 0.8671875, 0.875, 0.8828125, 
        0.890625, 0.8984375, 0.90625, 0.9140625, 0.921875, 0.9375, 0.953125, 0.96875, 0.9765625, 
        0.984375, 0.9921875, 1, 1)


#ModelB3
B3_x<-c(0, 0.00114025085518814, 0.00342075256556442, 0.015963511972634, 0.0182440136830103, 
        0.0285062713797035, 0.0330672748004561, 0.0353477765108324, 0.0364880273660205, 
        0.0456100342075257, 0.0490307867730901, 0.0524515393386545, 0.0570125427594071, 
        0.0581527936145952, 0.0604332953249715, 0.0638540478905359, 0.0695553021664766, 
        0.0718358038768529, 0.0820980615735462, 0.0855188141391106, 0.096921322690992, 
        0.118586088939567, 0.123147092360319, 0.133409350057013, 0.135689851767389, 
        0.139110604332953, 0.14139110604333, 0.143671607753706, 0.14709236031927, 0.152793614595211, 
        0.167616875712657, 0.193842645381984, 0.198403648802737, 0.204104903078677, 0.214367160775371, 
        0.233751425313569, 0.251995438996579, 0.255416191562144, 0.259977194982896, 0.269099201824401, 
        0.279361459521095, 0.285062713797035, 0.318129988597491, 0.31927023945268, 0.332953249714937, 
        0.345496009122007, 0.362599771949829, 0.369441277080958, 0.378563283922463, 0.38654503990878, 
        0.411630558722919, 0.4230330672748, 0.438996579247434, 0.446978335233751, 0.449258836944128, 
        0.456100342075257, 0.472063854047891, 0.498289623717218, 0.499429874572406, 0.514253135689852, 
        0.521094640820981, 0.55188141391106, 0.58266818700114, 0.632839224629418, 0.639680729760547, 
        0.648802736602052, 0.654503990877993, 0.671607753705815, 0.690992018244014, 0.725199543899658, 
        0.806157354618016, 0.841505131128848, 0.849486887115165, 0.890535917901938, 0.915621436716078, 1)

B3_y<-c(0, 0.03125, 0.078125, 0.171875, 0.1796875, 0.234375, 0.25, 0.265625, 0.28125, 0.3125, 
        0.328125, 0.3359375, 0.359375, 0.375, 0.3828125, 0.390625, 0.3984375, 0.4140625, 0.421875, 0.4609375, 
        0.4921875, 0.5, 0.5078125, 0.515625, 0.5234375, 0.53125, 0.5390625, 0.5546875, 0.5625, 0.5703125, 
        0.578125, 0.59375, 0.609375, 0.6171875, 0.625, 0.6328125, 0.640625, 0.6484375, 0.65625, 0.6640625, 
        0.671875, 0.6796875, 0.6953125, 0.703125, 0.7109375, 0.71875, 0.7265625, 0.734375, 0.7421875, 0.75, 
        0.7734375, 0.7890625, 0.796875, 0.8125, 0.8203125, 0.828125, 0.8359375, 0.84375, 0.859375, 0.8671875, 
        0.875, 0.890625, 0.8984375, 0.9140625, 0.921875, 0.9296875, 0.9375, 0.9453125, 0.953125, 0.9609375, 
        0.96875, 0.9765625, 0.984375, 0.9921875, 1, 1)

#ModelC1
C1_x<-c(0, 0.00117794879849223, 0.00753887231035024, 0.012721847023716, 0.0263075231663264, 0.0530862258520496, 0.0936861944400817, 0.140725616459871, 0.200565415423276, 0.276503847966075, 0.360844981938118, 0.445971415109157, 0.545625883461599, 0.645751531333438, 0.732370032982566, 0.811371132401445, 0.876550965918015, 0.92578922569499, 0.955944714936391, 0.975891314590859, 0.987984922255379, 0.996466153604523, 1)
C1_y<-c(0, 0.00507162558946525, 0.0336328854880327, 0.0581012545600142, 0.114067087819201, 0.195657976688317, 0.291751935225554, 0.386600231337308, 0.493638224041285, 0.592312483317021, 0.681911202064241, 0.75958715188184, 0.82872141649613, 0.884598273867782, 0.9249043509209, 0.954800249132485, 0.973485185514726, 0.987365423970104, 0.994483494972862, 0.9974196992615, 0.998576385799448, 0.999555120562328, 1)

#ModelD1
D1_x<-c(0, 0.029, 0.09, 0.173, 0.262, 0.349, 0.467, 0.583, 0.691, 0.838, 1)
D1_y<-c(0, 0.182, 0.328, 0.441, 0.559, 0.677, 0.754, 0.832, 0.907, 0.967, 1)


## Results vectors

names<-c()
Binormal_1<-c()
Binormal_2<-c()
Binormal_obj<-c()
Binormal_rmsp<-c()
Midnormal_1<-c()
Midnormal_obj<-c()
Midnormal_rmsp<-c()
Bifractal_1<-c()
Bifractal_2<-c()
Bifractal_obj<-c()
Bifractal_rmsp<-c()
Midfractal_1<-c()
Midfractal_obj<-c()
Midfractal_rmsp<-c()
Bilogistic_1<-c()
Bilogistic_2<-c()
Bilogistic_obj<-c()
Bilogistic_rmsp<-c()
Bibeta_1<-c()
Bibeta_2<-c()
Bibeta_3<-c()
Bibeta_4<-c()
Bibeta_obj<-c()
Bibeta_rmsp<-c()
SBibeta_1<-c()
SBibeta_2<-c()
SBibeta_obj<-c()
SBibeta_rmsp<-c()
Bigamma_1<-c()
Bigamma_2<-c()
Bigamma_3<-c()
Bigamma_4<-c()
Bigamma_obj<-c()
Bigamma_rmsp<-c()
Power_1<-c()
Power_obj<-c()
Power_rmsp<-c()



### Curve fitting macro

library(gtools)

ROC_fitting <- defmacro(input_x, input_y, input_name, expr={
  
  #Example for testing:
  #name<-'RezacRezac'
  #input_x<-Rezac_x
  #input_x<-BergC_x
  #input_y<-Rezac_y
  #input_y<-BergC_y
  
  piecewise=approxfun(input_x, input_y)
  
  fobj_Binormal<-function(pars){
    fi<-function(x){(FuncBinormal(x, pars[1], pars[2])-piecewise(x))^2}
    integrate(fi,0,1)[[1]]}
  optres_Binormal<-optim(par=c(1,.5), fn=fobj_Binormal)
  
  fobj_Midnormal<-function(pars){
    fi<-function(x){(FuncMidnormal(x, pars[1])-piecewise(x))^2}
    integrate(fi,0,1)[[1]]}
  optres_Midnormal<-optim(par=c(.5), fn=fobj_Midnormal, lower=c(0), upper=c(1), method="Brent")
  
  fobj_Bifractal<-function(pars){
    fi<-function(x){(FuncBifractal(x, pars[1], pars[2])-piecewise(x))^2}
    integrate(fi,0,1)[[1]]}
  optres_Bifractal<-optim(par=c(.5,.5), fn=fobj_Bifractal)
  
  fobj_Midfractal<-function(pars){
    fi<-function(x){(FuncMidfractal(x, pars[1])-piecewise(x))^2}
    integrate(fi,0,1)[[1]]}
  optres_Midfractal<-optim(par=c(.5), fn=fobj_Midfractal, lower=c(0), upper=c(1), method="Brent")
  
  fobj_Bilogistic<-function(pars){
    fi<-function(x){(FuncBilogistic(x, pars[1], pars[2])-piecewise(x))^2}
    integrate(fi,0,1)[[1]]}
  optres_Bilogistic<-optim(par=c(1,1), fn=fobj_Bilogistic)
  
  fobj_SBibeta<-function(pars){
    fi<-function(x){(FuncSBibeta(x, pars[1], pars[2])-piecewise(x))^2}
    integrate(fi,0,1)[[1]]}
  optres_SBibeta<-optim(par=c(1,1), fn=fobj_SBibeta)
  
  fobj_Bibeta<-function(pars){
    fi<-function(x){(FuncBibeta(x, pars[1], pars[2], pars[3], pars[4])-piecewise(x))^2}
    integrate(fi,0,1)[[1]]}
  optres_Bibeta<-optim(par=c(optres_SBibeta$par[1],1,1,optres_SBibeta$par[2]), fn=fobj_Bibeta)
  
  fobj_Bigamma<-function(pars){
    fi<-function(x){(FuncBigamma(x, pars[1], pars[2], pars[3], pars[4])-piecewise(x))^2}
    integrate(fi,0,1)[[1]]}
  optres_Bigamma<-optim(par=c(1,1,1,1), fn=fobj_Bigamma, lower=c(0,0,0,0), method="L-BFGS-B")
  
  fobj_Power<-function(pars){
    fi<-function(x){(FuncPower(x, pars[1])-piecewise(x))^2}
    integrate(fi,0,1)[[1]]}
  optres_Power<-optim(par=c(.5), fn=fobj_Power, lower=c(0), upper=c(1), method="Brent")
  
  names<-c(names, input_name)
  Binormal_1<-c(Binormal_1, optres_Binormal$par[1])
  Binormal_2<-c(Binormal_2, optres_Binormal$par[2])
  Binormal_obj<-c(Binormal_obj, optres_Binormal$value)
  Binormal_rmsp<-c(Binormal_rmsp, sqrt(optres_Binormal$value)*100)
  Midnormal_1<-c(Midnormal_1, optres_Midnormal$par[1])
  Midnormal_obj<-c(Midnormal_obj, optres_Midnormal$value)
  Midnormal_rmsp<-c(Midnormal_rmsp, sqrt(optres_Midnormal$value)*100)
  Bifractal_1<-c(Bifractal_1, optres_Bifractal$par[1])
  Bifractal_2<-c(Bifractal_2, optres_Bifractal$par[2])
  Bifractal_obj<-c(Bifractal_obj, optres_Bifractal$value)
  Bifractal_rmsp<-c(Bifractal_rmsp, sqrt(optres_Bifractal$value)*100)
  Midfractal_1<-c(Midfractal_1, optres_Midfractal$par[1])
  Midfractal_obj<-c(Midfractal_obj, optres_Midfractal$value)
  Midfractal_rmsp<-c(Midfractal_rmsp, sqrt(optres_Midfractal$value)*100)
  Bilogistic_1<-c(Bilogistic_1, optres_Bilogistic$par[1])
  Bilogistic_2<-c(Bilogistic_2, optres_Bilogistic$par[2])
  Bilogistic_obj<-c(Bilogistic_obj, optres_Bilogistic$value)
  Bilogistic_rmsp<-c(Bilogistic_rmsp, sqrt(optres_Bilogistic$value)*100)
  Bibeta_1<-c(Bibeta_1, optres_Bibeta$par[1])
  Bibeta_2<-c(Bibeta_2, optres_Bibeta$par[2])
  Bibeta_3<-c(Bibeta_3, optres_Bibeta$par[3])
  Bibeta_4<-c(Bibeta_4, optres_Bibeta$par[4])
  Bibeta_obj<-c(Bibeta_obj, optres_Bibeta$value)
  Bibeta_rmsp<-c(Bibeta_rmsp, sqrt(optres_Bibeta$value)*100)
  SBibeta_1<-c(SBibeta_1, optres_SBibeta$par[1])
  SBibeta_2<-c(SBibeta_2, optres_SBibeta$par[2])
  SBibeta_obj<-c(SBibeta_obj, optres_SBibeta$value)
  SBibeta_rmsp<-c(SBibeta_rmsp, sqrt(optres_SBibeta$value)*100)
  Bigamma_1<-c(Bigamma_1, optres_Bigamma$par[1])
  Bigamma_2<-c(Bigamma_2, optres_Bigamma$par[2])
  Bigamma_3<-c(Bigamma_3, optres_Bigamma$par[3])
  Bigamma_4<-c(Bigamma_4, optres_Bigamma$par[4])
  Bigamma_obj<-c(Bigamma_obj, optres_Bigamma$value)
  Bigamma_rmsp<-c(Bigamma_rmsp, sqrt(optres_Bigamma$value)*100)
  Power_1<-c(Power_1, optres_Power$par[1])
  Power_obj<-c(Power_obj, optres_Power$value)
  Power_rmsp<-c(Power_rmsp, sqrt(optres_Power$value)*100)
})

ROC_fitting(BergC_x, BergC_y, "Berg2020C")
ROC_fitting(BergF_x, BergF_y, "Berg2020F")
ROC_fitting(Conolly_I_x, Conolly_I_y, "Conolly2015I")
ROC_fitting(Conolly_II_x, Conolly_II_y, "Conolly2015I")
ROC_fitting(Jennings_x, Jennings_y, "Jennings2017")
ROC_fitting(HahmA_x, HahmA_y, "Hahm2011A")
ROC_fitting(HahmB_x, HahmB_y, "Hahm2011B")
ROC_fitting(Iyer_x, Iyer_y, "Iyer2016")
ROC_fitting(Rezac_x, Rezac_y, "Rezac2011")
ROC_fitting(RezacB_x, RezacB_y, "Rezac2011B")
ROC_fitting(Tobback_x, Tobback_y, "Tobback2019")
ROC_fitting(Wojcicki_x, Wojcicki_y, "Wojcicki2010")
ROC_fitting(A1_x, A1_y, "A1")
ROC_fitting(A2_x, A2_y, "A2")
ROC_fitting(B1_x, B1_y, "B1")
ROC_fitting(B2_x, B2_y, "B2")
ROC_fitting(B3_x, B3_y, "B3")
ROC_fitting(C1_x, C1_y, "C1")
ROC_fitting(D1_x, D1_y, "D1")


results<-data.frame(names, 
                    Binormal_rmsp,
                    Midnormal_rmsp,
                    Bifractal_rmsp,
                    Midfractal_rmsp,
                    Bilogistic_rmsp,
                    Bibeta_rmsp,
                    SBibeta_rmsp,
                    Bigamma_rmsp,
                    Power_rmsp)
#View(results)

resultsfull<-data.frame(names, 
                        Binormal_1,
                        Binormal_2,
                        Binormal_obj,
                        Binormal_rmsp,
                        Midnormal_1,
                        Midnormal_obj,
                        Midnormal_rmsp,
                        Bifractal_1,
                        Bifractal_2,
                        Bifractal_obj,
                        Bifractal_rmsp,
                        Midfractal_1,
                        Midfractal_obj,
                        Midfractal_rmsp,
                        Bilogistic_1,
                        Bilogistic_2,
                        Bilogistic_obj,
                        Bilogistic_rmsp,
                        Bibeta_1,
                        Bibeta_2,
                        Bibeta_3,
                        Bibeta_4,
                        Bibeta_obj,
                        Bibeta_rmsp,
                        SBibeta_1,
                        SBibeta_2,
                        SBibeta_obj,
                        SBibeta_rmsp,
                        Bigamma_1,
                        Bigamma_2,
                        Bigamma_3,
                        Bigamma_4,
                        Bigamma_obj,
                        Bigamma_rmsp,
                        Power_1,
                        Power_obj,
                        Power_rmsp)

View(resultsfull)

results2<-colMeans(results[,2:10])
View(data.frame(results2))

minima<-apply(results[,2:10], 1, FUN = min)==results[,2:10]
colSums(minima)

maxima<-apply(results[,2:10], 1, FUN = max)==results[,2:10]
colSums(maxima)

sum(results$Bifractal_rmsp<results$Binormal_rmsp)

results_rounded<-results
for (i in 2:dim(results)[2]){
  results_rounded[,i]=round(results[,i],2)
}
View(results_rounded)

# Figure 1
# bifractal plot

if(save_figures_flag) {win.metafile("fig_1_bifractal_curves.wmf", width = 5, height = 5)}
save_par<-par(mar=c(2,2,1,1))


curve(FuncBifractal(x,.5,.5),lwd=2, main='', xlab='', ylab='')
curve(FuncBifractal(x,.7,.5),add=TRUE, lty=2, lwd=2)
curve(FuncBifractal(x,1,.5),add=TRUE, lty=3, lwd=2)
curve(FuncBifractal(x,0,.5),add=TRUE, lty=4, lwd=2)

legend( x="bottomright", 
        legend=c(expression(paste("Bifractal curve with ", beta, " = .5 and ", gamma, " = .5"))
                 , expression(paste("Bifractal curve with ", beta, " = .7 and ", gamma, " = .5"))
                 , expression(paste("Bifractal curve with ", beta, " = 1 and ", gamma, " = .5"))
                 , expression(paste("Bifractal curve with ", beta, " = 0 and ", gamma, " = .5"))
                 
        ),
        lty=c(1,2,3,4),
        lwd=c(1,2,2,2),
        pch=c(NA,NA,NA,NA) )

par(save_par)
if(save_figures_flag) {dev.off()}


#Figure 2 
# binormal plot
if(save_figures_flag) {win.metafile("fig_2_binormal_curves.wmf", width = 5, height = 5)}
save_par<-par(mar=c(2,2,1,1))
curve(FuncBinormal(x,1,.5),lwd=2, main='', xlab='', ylab='')
curve(FuncBinormal(x,1.5,.5),add=TRUE, lty=2, lwd=2)
curve(FuncBinormal(x,2,.5),add=TRUE, lty=3, lwd=2)
curve(FuncBinormal(x,.7,.5),add=TRUE, lty=4, lwd=2)

legend( x="bottomright", 
        legend=c(expression(paste("Binormal curve with b = 1 and ", gamma, " = .5"))
                 , expression(paste("Binormal curve with b = 1.5 and ", gamma, " = .5"))
                 , expression(paste("Binormal curve with b = 2.0 and ", gamma, " = .5"))
                 , expression(paste("Binormal curve with b = .7 and ", gamma, " = .5"))
                 
        ),
        lty=c(1,2,3,4),
        lwd=c(1,2,2,2),
        pch=c(NA,NA,NA,NA) )
par(save_par)
if(save_figures_flag) {dev.off()}



#Figure 3
if(save_figures_flag) {win.metafile("fig_3_rrfit.wmf", width = 5, height = 5)}
save_par<-par(mar=c(2,2,1,1))

plot(Rezac_x,Rezac_y, main='', xlab='', ylab='', lwd=3)

curve(FuncBinormal(x,resultsfull$Binormal_1[which(resultsfull$names=='Rezac2011')],
                   resultsfull$Binormal_2[which(resultsfull$names=='Rezac2011')]),add=TRUE, lwd=1)

curve(FuncBifractal(x,resultsfull$Bifractal_1[which(resultsfull$names=='Rezac2011')]
                    , resultsfull$Bifractal_2[which(resultsfull$names=='Rezac2011')]),add=TRUE, lty=2, lwd=2)

curve(FuncBilogistic(x,resultsfull$Bilogistic_1[which(resultsfull$names=='Rezac2011')]
                     , resultsfull$Bilogistic_2[which(resultsfull$names=='Rezac2011')]),add=TRUE, lty=3, lwd=2)

curve(FuncPower(x,resultsfull$Power_1[which(resultsfull$names=='Rezac2011')]),add=TRUE, lty=4, lwd=2)

legend( x="bottomright", 
        legend=c("Actual ROC curve points"
                 , "Fitted binormal ROC curve"
                 , "Fitted bifractal ROC curve"
                 , "Fitted bilogistic ROC curve"
                 , "Fitted power ROC curve"
        ),
        lty=c(0,1,2,3,4),
        lwd=c(3,1,2,2,2),
        pch=c(1,NA,NA,NA,NA) )
par(save_par)
if(save_figures_flag) {dev.off()}

paste0('Binormal: b=', resultsfull$Binormal_1[which(resultsfull$names=='Rezac2011')], ' gamma=', resultsfull$Binormal_2[which(resultsfull$names=='Rezac2011')], ' fobj=', resultsfull$Binormal_obj[which(resultsfull$names=='Rezac2011')])
paste0('Bifractal: beta=', resultsfull$Bifractal_1[which(resultsfull$names=='Rezac2011')], ' gamma=', resultsfull$Bifractal_2[which(resultsfull$names=='Rezac2011')], ' fobj=', resultsfull$Bifractal_obj[which(resultsfull$names=='Rezac2011')])
paste0('Bilogistic: alpha0=', resultsfull$Bilogistic_1[which(resultsfull$names=='Rezac2011')], ' alpha1=', resultsfull$Bilogistic_2[which(resultsfull$names=='Rezac2011')], ' fobj=', resultsfull$Bilogistic_obj[which(resultsfull$names=='Rezac2011')])
paste0('Power: gamma=', resultsfull$Power_1[which(resultsfull$names=='Rezac2011')], ' fobj=', resultsfull$Power_obj[which(resultsfull$names=='Rezac2011')])
paste0('Power: theta=', (1-resultsfull$Power_1[which(resultsfull$names=='Rezac2011')])/(1+resultsfull$Power_1[which(resultsfull$names=='Rezac2011')]), ' fobj=', resultsfull$Power_obj[which(resultsfull$names=='Rezac2011')])


# Gini based on Rezac & Rezac data
ginic<-function(bc, gc){
  #function for gini when we have cumulative goods and bads vectors
  sum((gc[2:(length(gc))]-gc[1:(length(gc)-1)])*
        (bc[2:(length(bc))]+bc[1:(length(bc)-1)]))-1
} 

ginic(Rezac_y, Rezac_x)
ginic(RezacB_y, RezacB_x)


# Figure 4
res_all<-results2
model<-c('binormal', 'midnormal', 'bifractal', 'midfractal', 'bilogistic', 'bibeta', 'simple bibeta', 
         'bigamma', 'power')
n_parameters<-factor(c(2, 1, 2, 1, 2, 4, 2, 4, 1), 
                     labels = c('1 parameter', '2 parameters', '4 parameters'))
explicit_gini<-factor(1-c(1,1,1,1,0,0,0,0,1), 
                      labels = c('explicit Gini', 'no explicit Gini'))
res_summary<-data.frame(model, res_all, n_parameters, explicit_gini)
res_summary$model<-factor(res_summary$model, levels=res_summary$model[order(res_summary$res_all)])


if(save_figures_flag) {win.metafile("fig_4_compar.wmf", width = 6.5, height = 5)}
save_par<-par(mar=c(2,2,1,1))

ggplot(data=res_summary, aes(x=model, y=res_all, lty=explicit_gini, fill=n_parameters)) +
  geom_bar(colour="black", size=1, position="dodge", stat="identity") +
  geom_text(aes(label = sprintf("%.2f", res_all), y= res_all, col=NULL),  hjust = 1.5) +
  coord_flip()+
  theme_bw()+
  scale_fill_brewer(name = "number of parameters", palette=6)+
  scale_linetype_discrete(name = "parameter intepretation")+
  scale_y_discrete(name="average fit")+
  xlab('')

par(save_par)
if(save_figures_flag) {dev.off()}

# Properness check
mean(resultsfull$Binormal_1)
sd(resultsfull$Binormal_1)
max(resultsfull$Binormal_1)
min(resultsfull$Binormal_1)

#Properness check: 

f1 <- function(x){FuncBinormal(x,max(resultsfull$Binormal_1),.74)}
f1<- Vectorize(f1)
points<-10^-(1:60)
max(points[points>f1(points)])

curve(f1, 0, max(points[points>f1(points)])*50)
abline(a=0, b=1)

binoplot<-function(x, y, name){
  if(save_figures_flag) {win.metafile(name, width = 5, height = 5)}
  save_par<-par(mar=c(4.2,4,1,1))
  lmqq<-function(x,y){lm(qnorm(y[!(x==0|x==1|y==0|y==1)])
                         ~qnorm(x)[!(x==0|x==1|y==0|y==1)])}
  myticks<-c(0.001, 0.01, c(1,3,5,7,9)/10, .99, .999)
  plot(qnorm(x), qnorm(y), axes=FALSE, xlab="Cumulative good proportion", ylab="Cumulative bad proportion",   
       xlim=c(qnorm(0.001),qnorm(0.999)), ylim=c(qnorm(0.001),qnorm(0.999)))
  axis(side=1, at=qnorm(myticks), labels=myticks)
  axis(side=2, at=qnorm(myticks), labels=myticks)
  axis(side=3)
  axis(side=4)
  box()
  abline(0,1, lty=2)
  abline(lmqq(x,y))
  par(save_par)
  if(save_figures_flag) {dev.off()}
}


binoplot(A1_x, A1_y, "fig_5a_a1binormal.wmf")
binoplot(RezacB_x, RezacB_y, "fig_5b_RRbinormal.wmf")
binoplot(Tobback_x, Tobback_y, "fig_5c_Tobbackbinormal.wmf")
binoplot(C1_x, C1_y, "fig_5d_C1binormal.wmf")
